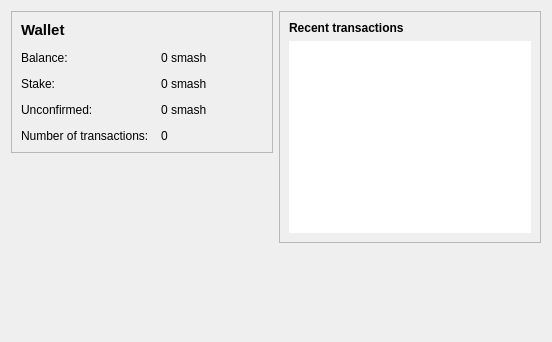
<?xml version="1.0" encoding="UTF-8"?>
<ui version="4.0">
 <class>OverviewPage</class>
 <widget class="QWidget" name="OverviewPage">
  <property name="geometry">
   <rect>
    <x>0</x>
    <y>0</y>
    <width>552</width>
    <height>342</height>
   </rect>
  </property>
  <property name="windowTitle">
   <string>Form</string>
  </property>
  <layout class="QHBoxLayout" name="horizontalLayout" stretch="1,1">
   <item>
    <layout class="QVBoxLayout" name="verticalLayout_2">
     <item>
      <widget class="QFrame" name="frame">
       <property name="frameShape">
        <enum>QFrame::StyledPanel</enum>
       </property>
       <property name="frameShadow">
        <enum>QFrame::Raised</enum>
       </property>
       <layout class="QFormLayout" name="formLayout_2">
        <property name="fieldGrowthPolicy">
         <enum>QFormLayout::AllNonFixedFieldsGrow</enum>
        </property>
        <property name="horizontalSpacing">
         <number>12</number>
        </property>
        <property name="verticalSpacing">
         <number>12</number>
        </property>
        <item row="2" column="0">
         <widget class="QLabel" name="label">
          <property name="text">
           <string>Balance:</string>
          </property>
         </widget>
        </item>
        <item row="2" column="1">
         <widget class="QLabel" name="labelBalance">
          <property name="text">
           <string notr="true">0 smash</string>
          </property>
         </widget>
        </item>
        <item row="5" column="0">
         <widget class="QLabel" name="label_2">
          <property name="text">
           <string>Number of transactions:</string>
          </property>
         </widget>
        </item>
        <item row="5" column="1">
         <widget class="QLabel" name="labelNumTransactions">
          <property name="text">
           <string>0</string>
          </property>
         </widget>
        </item>
        <item row="4" column="0">
         <widget class="QLabel" name="label_3">
          <property name="text">
           <string>Unconfirmed:</string>
          </property>
         </widget>
        </item>
        <item row="4" column="1">
         <widget class="QLabel" name="labelUnconfirmed">
          <property name="text">
           <string notr="true">0 smash</string>
          </property>
         </widget>
        </item>
        <item row="3" column="0">
         <widget class="QLabel" name="label_6">
          <property name="text">
           <string>Stake:</string>
          </property>
         </widget>
        </item>
        <item row="3" column="1">
         <widget class="QLabel" name="labelStake">
          <property name="text">
           <string notr="true">0 smash</string>
          </property>
         </widget>
        </item>
        <item row="1" column="0">
         <widget class="QLabel" name="label_5">
          <property name="font">
           <font>
            <pointsize>11</pointsize>
            <weight>75</weight>
            <bold>true</bold>
           </font>
          </property>
          <property name="text">
           <string>Wallet</string>
          </property>
         </widget>
        </item>
       </layout>
      </widget>
     </item>
     <item>
      <spacer name="verticalSpacer">
       <property name="orientation">
        <enum>Qt::Vertical</enum>
       </property>
       <property name="sizeHint" stdset="0">
        <size>
         <width>20</width>
         <height>40</height>
        </size>
       </property>
      </spacer>
     </item>
    </layout>
   </item>
   <item>
    <layout class="QVBoxLayout" name="verticalLayout_3">
     <item>
      <widget class="QFrame" name="frame_2">
       <property name="frameShape">
        <enum>QFrame::StyledPanel</enum>
       </property>
       <property name="frameShadow">
        <enum>QFrame::Raised</enum>
       </property>
       <layout class="QVBoxLayout" name="verticalLayout">
        <item>
         <widget class="QLabel" name="label_4">
          <property name="text">
           <string>&lt;b&gt;Recent transactions&lt;/b&gt;</string>
          </property>
         </widget>
        </item>
        <item>
         <widget class="QListView" name="listTransactions">
          <property name="frameShape">
           <enum>QFrame::NoFrame</enum>
          </property>
          <property name="verticalScrollBarPolicy">
           <enum>Qt::ScrollBarAlwaysOff</enum>
          </property>
          <property name="horizontalScrollBarPolicy">
           <enum>Qt::ScrollBarAlwaysOff</enum>
          </property>
         </widget>
        </item>
       </layout>
      </widget>
     </item>
     <item>
      <spacer name="verticalSpacer_2">
       <property name="orientation">
        <enum>Qt::Vertical</enum>
       </property>
       <property name="sizeHint" stdset="0">
        <size>
         <width>20</width>
         <height>40</height>
        </size>
       </property>
      </spacer>
     </item>
    </layout>
   </item>
  </layout>
 </widget>
 <resources/>
 <connections/>
</ui>
